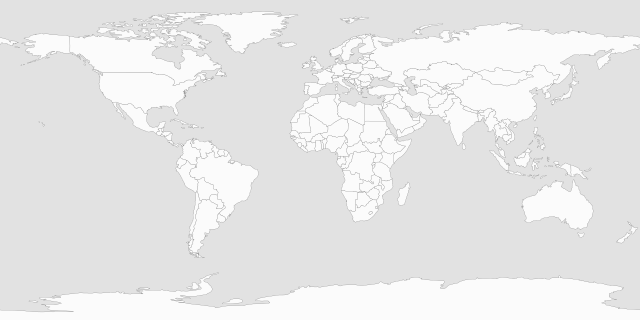
#> input picture etc/world_map.png, 640 x 320 px
$ python mapConversion.py
#> lines starting #> are read from the running program, lines starting #| are printed output that depends on the picture; after the words box and inside, x2 and y2 are one past the last pixel; in counts of white or black regions, pixels touching at a corner belong together
# convert a binary image into ASCII
import cv2

img = cv2.imread('world_map.png', cv2.IMREAD_REDUCED_GRAYSCALE_2)
#> img is the input picture: shape (320, 640); min 153, max 251, mean 232.2
width, height = 200, 50
res = cv2.resize(img, dsize=(width, height), interpolation=cv2.INTER_AREA)
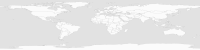
#> res: shape (50, 200); min 209, max 251, mean 232.2
threshold = 229
_, bw_img = cv2.threshold(res, threshold, 1, cv2.THRESH_BINARY)
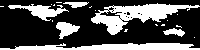
#> bw_img: shape (50, 200); values 0 (black) and 1 (white), 31.8% white; 20 white regions (14 under 20 px), largest, box (x1, y1, x2, y2) and area: (91, 3, 200, 35) 1326, (0, 43, 200, 50) 963, (8, 4, 69, 21) 403, (56, 22, 80, 39) 230, (163, 28, 185, 37) 109, (63, 2, 89, 8) 95
cv2.imwrite('world_map.jpg', bw_img)

file_object = open(r'world_map.txt', 'w+')
world_map = []

for i in range(height):
    for j in range(width):
        if bw_img[i][j] == 1:
            world_map.append('*')
        else:
            world_map.append(' ')
    world_map.append('\n')
file_object.write('|'.join(world_map))
# print(''.join(world_map))
file_object.close()

print('Done!')
